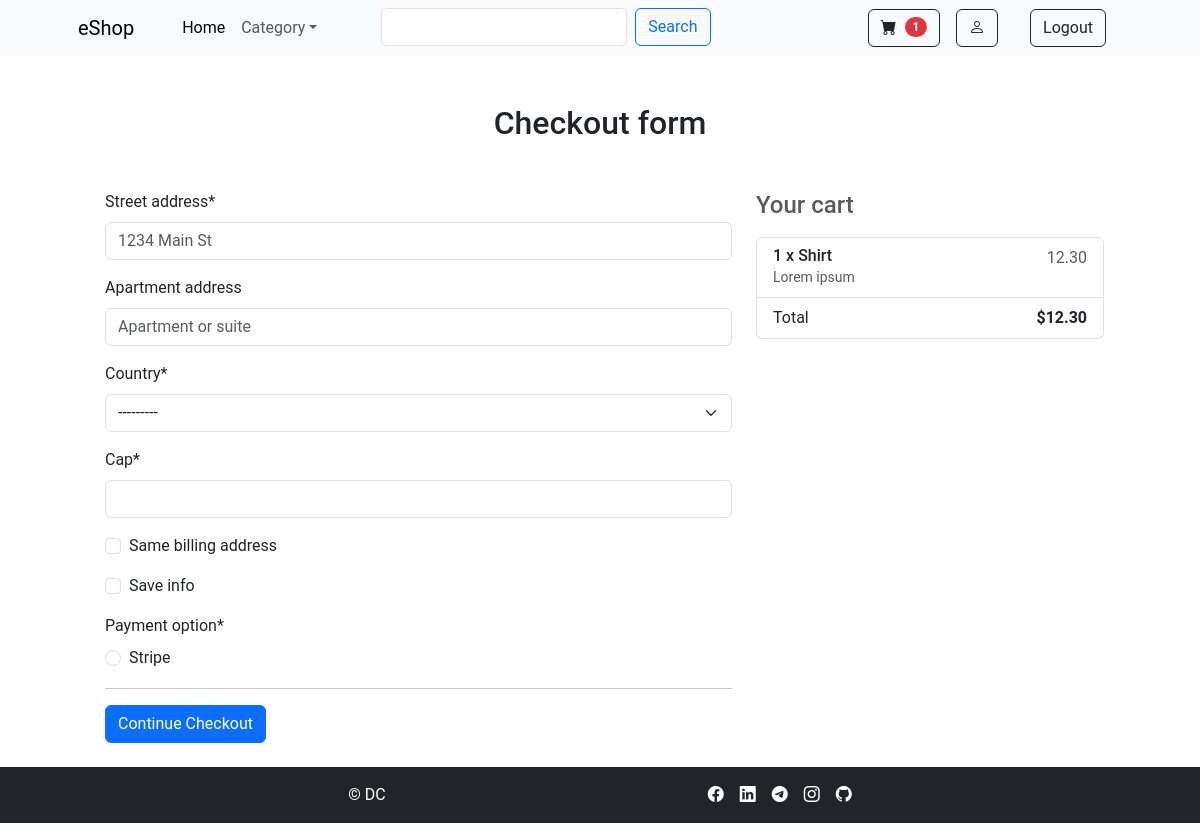
The page /buy/create_checkout_session/ (signed in) on the database as committed earlier.
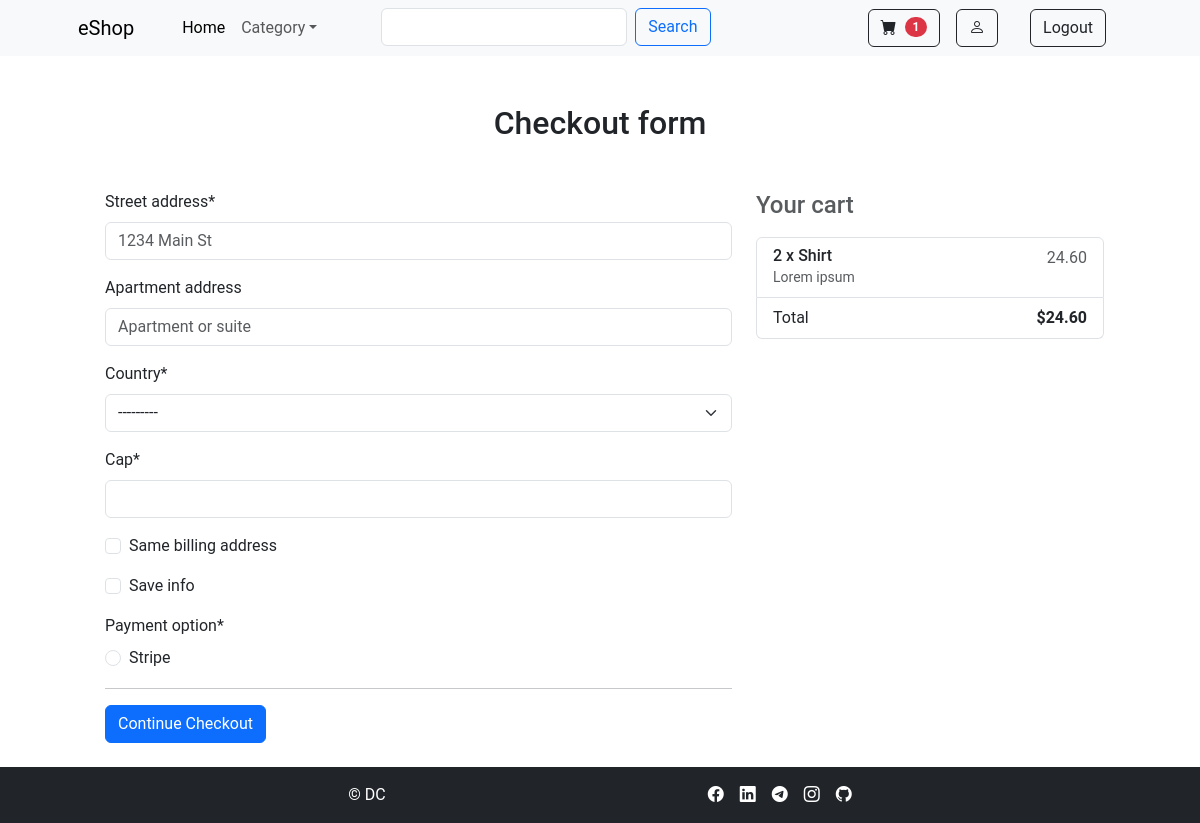
The same page on the database as committed later.
### buy/models.py (models this page shows, shortened)
class OrderItem(models.Model):
    user = models.ForeignKey(User, on_delete=models.CASCADE, null=True, blank=True)
    item = models.ForeignKey(Item, on_delete=models.CASCADE)
    quantity = models.IntegerField(default=1)
    ordered = models.BooleanField(default=False) # The order was sent or not
    def get_total_price(self):
        return self.item.price * self.quantity
    def get_final_price(self):
        if self.item.discount_price:
            return self.get_total_discount_price()
        return self.get_total_price()

class Item(models.Model):
    title = models.CharField(max_length=100)
    price = models.DecimalField(max_digits=19, decimal_places=2)
    discount_price = models.DecimalField(max_digits=19, decimal_places=2, blank=True, null=True)
    category = models.CharField(choices=CATEGORY_CHOICES, max_length=23)
    label = models.CharField(choices=LABEL_CHOICES, max_length=10)
    slug = models.SlugField()
    description = models.TextField()
    additional_information = models.TextField(blank=True, null=True)
    image = models.ImageField(blank=True)
    a_image1 = models.ImageField(blank=True)
    a_image2 = models.ImageField(blank=True)
    a_image3 = models.ImageField(blank=True)

class Order(models.Model):
    user = models.ForeignKey(User, on_delete=models.CASCADE)
    items = models.ManyToManyField(OrderItem)
    start_date = models.DateTimeField(auto_now_add=True) # date of creation
    ordered_date = models.DateTimeField() # date of sent
    ordered = models.BooleanField(default=False) # The order was sent or not
    billing_address = models.ForeignKey('BillingAddress', on_delete=models.SET_NULL, blank=True, null=True)
    def get_total(self):
        total = 0
        for order_item in self.items.all():
            total += order_item.get_final_price()
        return total

### buy/views.py (the view, shortened to what this page needs)
# urls.py: path("create_checkout_session/", views.Create_Checkout_Session.as_view(), name="create_checkout_session"),
class Create_Checkout_Session(LoginRequiredMixin, View):
    def get(self, *args, **kwargs):
            order = Order.objects.get(user=self.request.user, ordered=False)
            form = CheckoutForm()
            context = {
                "form" : form,
                "order" : order,
            }
            return render(self.request, 'buy/checkout.html', context)

### buy/forms.py
class CheckoutForm(forms.Form):
    street_address = forms.CharField(required=True, widget=forms.TextInput(attrs={
        "placeholder":"1234 Main St",
    }))
    apartment_address = forms.CharField(required=False, widget=forms.TextInput(attrs={
        "placeholder":"Apartment or suite"
    }))
    country = CountryField(blank_label='Select Country').formfield()
    cap = forms.CharField(required=True, widget=forms.TextInput())
    same_billing_address = forms.BooleanField(widget=forms.CheckboxInput(), required=False)
    save_info = forms.BooleanField(widget=forms.CheckboxInput(), required=False)
    payment_option = forms.ChoiceField(widget=forms.RadioSelect(), choices=PAYMENT_CHOICES)

### buy/templatetags/cart_template_tags.py (called while the page is built)
@register.filter
def cart_item_count(user):
    if user.is_authenticated:
        qs = Order.objects.filter(user=user, ordered=False)
        if qs.exists():
             return qs[0].items.count()
        else:
            return 0

### buy/templates/buy/checkout.html (shortened to what this page needs)
{% extends 'buy/layout.html' %}
{% load crispy_forms_tags %}
{% block content %}
        <h2 class="my-5 text-center">Checkout form</h2>
        <div class="row container">
            <div class="col-md-1">
            </div>
            <div class="col-md-7 mb-4">
                <form action="{% url 'create_checkout_session' %}" method="POST">
                    {{ form | crispy }}
                    <hr>
                    <button class="btn btn-primary" id="checkout-button" type="submit">Continue Checkout</button>
                </form>
            </div>
            <div class="col-md-4 mb-4">
                <h4 class="d-flex justify-content-between align-items-center mb-3">
                    <span class="text-muted">Your cart</span>
                    <span class="badge rounded-pill badge-primary">3</span>
                </h4>
                <ul class="list-group mb-3">
                    {% for item in order.items.all %}
                    <li class="list-group-item d-flex justify-content-between">
                        <div>
                            <h6 class="my-0">{{ item.quantity }} x {{ item.item.title }}</h6>
                            <small class="text-muted">{{ item.item.description }}</small>
                        </div>
                        <span class="text-muted">{{ item.get_final_price }}</span>
                    </li>
                    {% endfor %}
                    <li class="list-group-item d-flex justify-content-between">
                        <span>Total</span>
                        <strong>${{ order.get_total }}</strong>
                    </li>
                </ul>
            </div>
        </div>
{% endblock %}

Rows that differ between the two databases and show on the page:
changed OrderItem "Shirt": quantity "1" → "2"; get_final_price "12.30" → "24.60"
changed through a linked row, Order: get_total "12.30" → "24.60"
